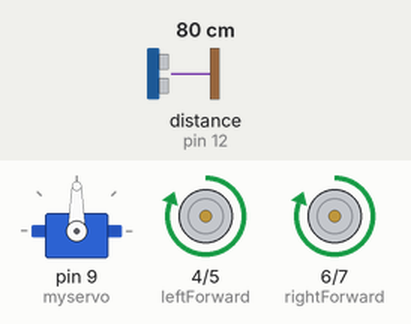
Recording of a sketch running on a simulated Arduino Uno, built with avr-gcc and run on an emulated ATmega328P. On the bench: servo, motor-driver pin pairs drawn as motors (green arrow = first pin HIGH = forward, orange = second pin HIGH = backward, longer = more drive). The inputs (shaded band) are chosen by the test bench; at power-on: distance to the obstacle (sensor on pin 12) 80 cm.

Above: at 4.2 s.
4.3 s: distance to the obstacle (sensor on pin 12) set to 22 cm
5.8 s: distance to the obstacle (sensor on pin 12) set to 17 cm
At 6.7 s:
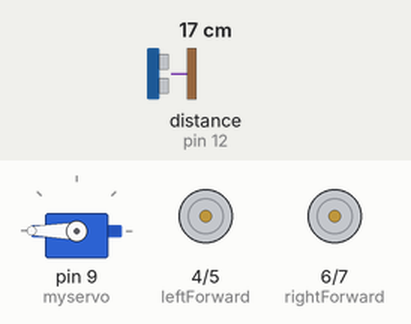
8.8 s: distance to the obstacle (sensor on pin 12) set to 35 cm
At 9.9 s:
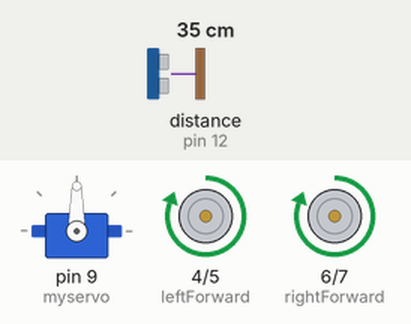
10.3 s: distance to the obstacle (sensor on pin 12) set to 2 cm
At 10.51 s:
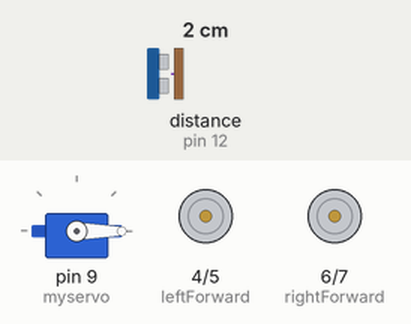
Timing chart, 0 to 14.3 s (numbered marks = the images above; inputs shaded):
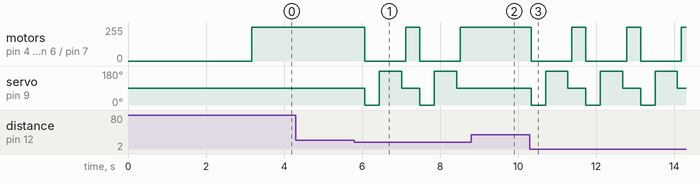

The sketch:

early_obstacle.ino
```cpp
#include <Servo.h>
#include <NewPing.h>

#define PING_PIN   12
#define MAX_DISTANCE 200
#define COLL_DIST 20
#define WAIT 350

NewPing sonar(PING_PIN, PING_PIN, MAX_DISTANCE);
int curDist = 0;
int leftDistance, rightDistance;

Servo myservo;

//set vars for motor pins
const int leftForward = 4;
const int leftBackward = 5;
const int rightForward = 6;
const int rightBackward = 7;

void setup() {
  myservo.attach(9);
  myservo.write(90);

  pinMode(leftForward , OUTPUT);
  pinMode(leftBackward , OUTPUT);
  pinMode(rightForward , OUTPUT);
  pinMode(rightBackward , OUTPUT);
  Serial.begin(9600);
  //Give sometime to get the battery in !
  delay(3000);
}

void loop() {
  myservo.write(90);
  delay(90);
  curDist = readPing();
  if (curDist < COLL_DIST) {changePath();}
  forward();
  delay(200);
}

int readPing() {
  delay(70);
  unsigned int cm = sonar.ping_cm();
  return cm;
}

void changePath() {
  moStop();
  myservo.write(0);
  delay(200);
  leftDistance = readPing();
  delay(100);
  myservo.write(180);
  delay(400);
  rightDistance = readPing();
  delay(100);
  myservo.write(90);
  delay(100);
  compareDistance();
}

void compareDistance()  {
  if (leftDistance>rightDistance) {
    left();}
  else if (rightDistance>leftDistance) {
    right();}
}

void forward(){
  digitalWrite(leftForward, HIGH);
  digitalWrite(leftBackward, LOW);
  digitalWrite(rightForward, HIGH);
  digitalWrite(rightBackward, LOW);}


//turn left
void left(){
  digitalWrite(leftForward, LOW);
  digitalWrite(leftBackward, HIGH);
  digitalWrite(rightForward, HIGH);
  digitalWrite(rightBackward, LOW);
  delay(WAIT);
}

//turn right
void right(){
  digitalWrite(leftForward, HIGH);
  digitalWrite(leftBackward, LOW);
  digitalWrite(rightForward, LOW);
  digitalWrite(rightBackward, HIGH);
  delay(WAIT);
}

//Stopping the motors
void moStop(){
  digitalWrite(leftForward, LOW);
  digitalWrite(leftBackward, LOW);
  digitalWrite(rightForward, LOW);
  digitalWrite(rightBackward, LOW);
}
```

Measured:
- the behaviour switches between 20 and 19 cm on distance to the obstacle (sensor on pin 12) (found by bisection; images 0 and 1)
- after the input at 4.3 s, every drawn part: stays the same
- after the input at 5.8 s, motor on pin 4 (leftForward) / pin 5 (leftBackward), motor on pin 6 (rightForward) / pin 7 (rightBackward): alternates forward 255/255 for 0.36 s and stopped for 1.0 s, starting after 0.27 s
- after the input at 8.8 s, motor on pin 4 (leftForward) / pin 5 (leftBackward), motor on pin 6 (rightForward) / pin 7 (rightBackward): stays forward 255/255 (without the input it goes to stopped after 0.08 s); servo on pin 9 (myservo): stays 90° (without the input it goes to 0° after 0.08 s)
- after the input at 10.3 s, motor on pin 4 (leftForward) / pin 5 (leftBackward), motor on pin 6 (rightForward) / pin 7 (rightBackward): alternates forward 255/255 for 0.36 s and stopped for 1.0 s, starting at once; servo on pin 9 (myservo): 90° → 0° at once, then repeats every 1.4 s: 180° 0.57 s, 90° 0.46 s, 0° 0.37 s
